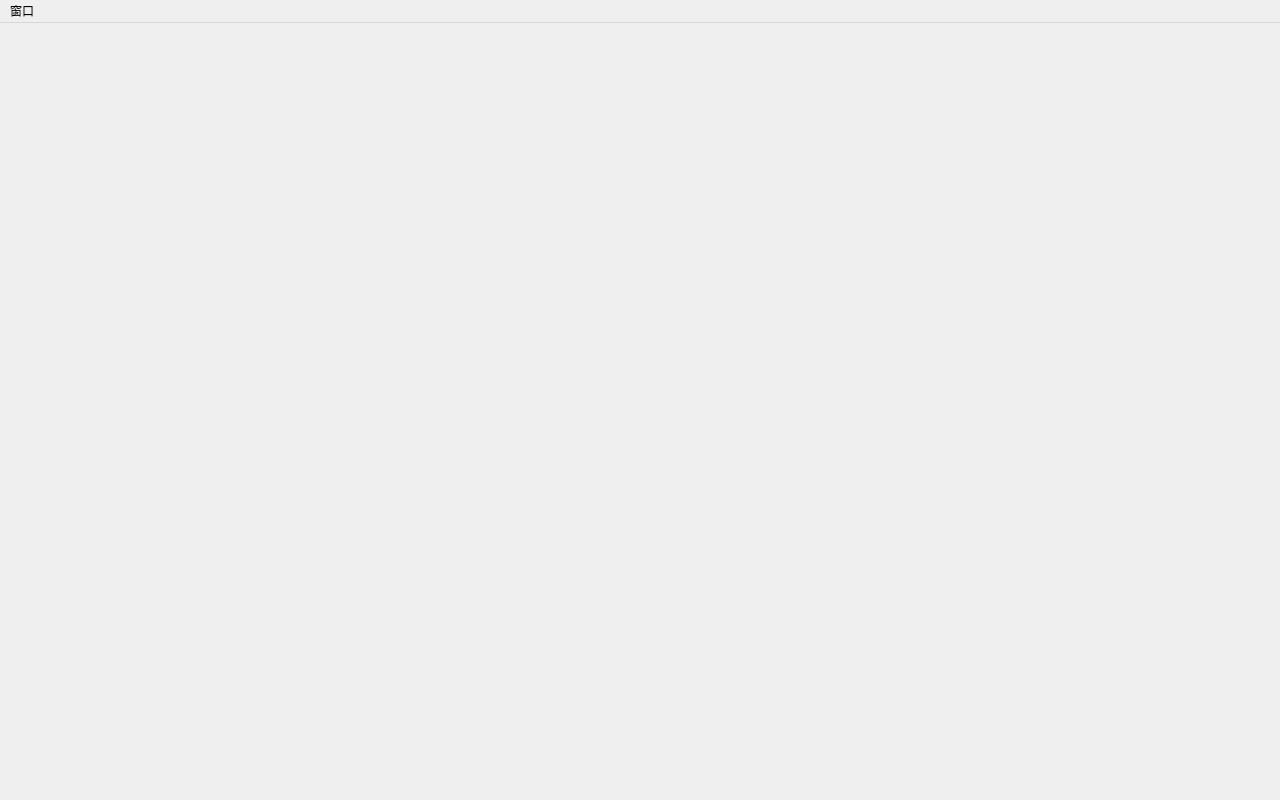
<?xml version='1.0' encoding='UTF-8'?>
<ui version="4.0">
 <class>IDEWindowWindow</class>
 <widget class="QMainWindow" name="IDEWindowWindow">
  <property name="geometry">
   <rect>
    <x>0</x>
    <y>0</y>
    <width>1280</width>
    <height>800</height>
   </rect>
  </property>
  <property name="minimumSize">
   <size>
    <width>800</width>
    <height>500</height>
   </size>
  </property>
  <property name="windowTitle">
   <string>GameSprout</string>
  </property>
  <property name="styleSheet"><string notr="true">QMainWindow::separator { width:6px; height:6px; background:#202329; }
QMainWindow::separator:hover { background:#527799; }</string></property>
  <property name="dockOptions"><set>QMainWindow::AllowNestedDocks|QMainWindow::AllowTabbedDocks</set></property>
  <property name="documentMode"><bool>true</bool></property>
  <property name="dockTabsAtTop" stdset="0"><bool>true</bool></property>
  <widget class="QMenuBar" name="mainMenuBar">
   <widget class="QMenu" name="DockerWindowMenu">
    <property name="title"><string>窗口</string></property>
   </widget>
   <addaction name="DockerWindowMenu"/>
  </widget>
 </widget>
</ui>
